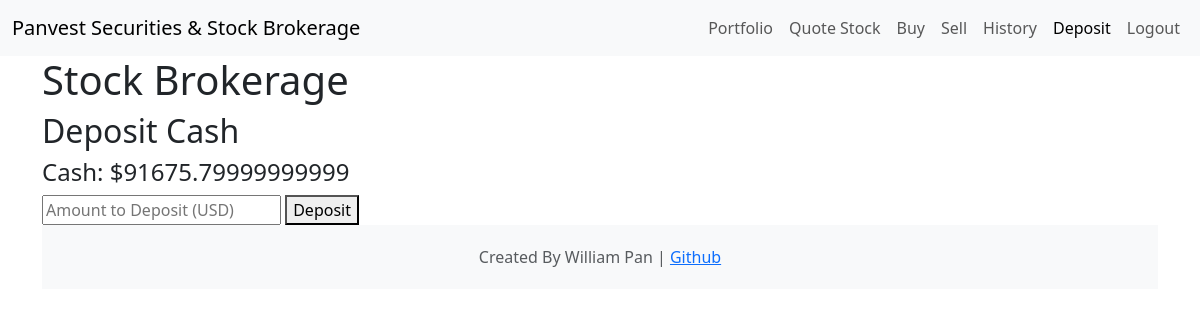
The app's page /deposit (signed in), older data.
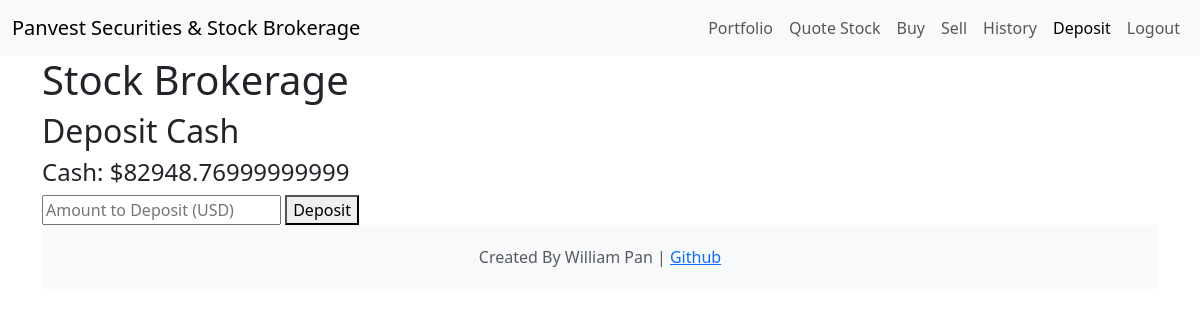
The same page, newer data.
### app.py (models this page shows)
class User(db.Model):
    id = db.Column(db.Integer, primary_key=True)
    username = db.Column(db.String(80), unique=True, nullable=False)
    hash_password = db.Column(db.String(128), nullable=False)
    cash = db.Column(db.Float, default=0.0, nullable =False)

### app.py (the view)
@app.route("/deposit", methods=["GET","POST"])
@require_login
def depsoit():
    if request.method == "POST":
        cash_to_deposit = request.form.get("cash_to_deposit")
        user = db.session.execute(db.select(User).filter_by(id=session["user_id"])).scalar_one_or_none()
        current_cash = user.cash
        new_cash = current_cash + float(cash_to_deposit)
        user.cash = new_cash
        db.session.commit()
        return redirect("/")
    else:
        user = db.session.execute(db.select(User).filter_by(id=session["user_id"])).scalar_one_or_none()
        current_cash = user.cash
        return render_template("deposit.html", current_cash=current_cash, active_page='deposit')

### app.py (called while the page is built)
@app.after_request
def after_request(response):
    response.headers["Cache-Control"] = "no-cache, no-store, must-revalidate"
    response.headers["Expires"] = 0
    response.headers["Pragma"] = "no-cache"
    return response

### login.py (called while the page is built)
def require_login(function):
    @wraps(function)
    def decorated_function(*args, **kwargs):
        if session.get("user_id") is None:
            return redirect("/login")
        return function(*args, **kwargs)
    return decorated_function

### templates/deposit.html (shortened to what this page needs)
{% extends "base.html" %}
{% block header %}
    Deposit Cash
{% endblock %}
{% block body %}
<h4>Cash: ${{current_cash}}</h4>
<form action="/deposit" method="post">
    <input autocomplete="off" name="cash_to_deposit" placeholder="Amount to Deposit (USD)" type="number" step = "0.01" min="0" required>
    <button type="submit">Deposit</button>
</form>
{% endblock %}

Row changes from the older to the newer data that the page shows:
changed User: cash "91675.79999999999" → "82948.76999999999"
